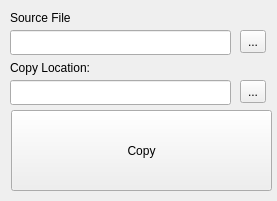
<?xml version="1.0" encoding="UTF-8"?>
<ui version="4.0">
 <class>MainWindow</class>
 <widget class="QMainWindow" name="MainWindow">
  <property name="geometry">
   <rect>
    <x>0</x>
    <y>0</y>
    <width>277</width>
    <height>201</height>
   </rect>
  </property>
  <property name="minimumSize">
   <size>
    <width>277</width>
    <height>201</height>
   </size>
  </property>
  <property name="maximumSize">
   <size>
    <width>277</width>
    <height>201</height>
   </size>
  </property>
  <property name="windowTitle">
   <string>QT-Copy</string>
  </property>
  <property name="windowIcon">
   <iconset>
    <normaloff>../../../Pictures/open_icon_library-full/icons_by_subject/office/edit/png/26x26/copy.png</normaloff>../../../Pictures/open_icon_library-full/icons_by_subject/office/edit/png/26x26/copy.png</iconset>
  </property>
  <widget class="QWidget" name="centralWidget">
   <widget class="QPushButton" name="btnCopy">
    <property name="geometry">
     <rect>
      <x>11</x>
      <y>110</y>
      <width>261</width>
      <height>81</height>
     </rect>
    </property>
    <property name="toolTip">
     <string>&lt;html&gt;&lt;head/&gt;&lt;body&gt;&lt;p&gt;Click Here To Begin Copy.&lt;/p&gt;&lt;/body&gt;&lt;/html&gt;</string>
    </property>
    <property name="text">
     <string>Copy</string>
    </property>
   </widget>
   <widget class="QLabel" name="lblSrcFile">
    <property name="geometry">
     <rect>
      <x>10</x>
      <y>10</y>
      <width>91</width>
      <height>16</height>
     </rect>
    </property>
    <property name="text">
     <string>Source File</string>
    </property>
   </widget>
   <widget class="QLabel" name="lblCopyDir">
    <property name="geometry">
     <rect>
      <x>10</x>
      <y>60</y>
      <width>111</width>
      <height>16</height>
     </rect>
    </property>
    <property name="text">
     <string>Copy Location:</string>
    </property>
   </widget>
   <widget class="QLineEdit" name="leditSource">
    <property name="enabled">
     <bool>true</bool>
    </property>
    <property name="geometry">
     <rect>
      <x>10</x>
      <y>30</y>
      <width>221</width>
      <height>25</height>
     </rect>
    </property>
   </widget>
   <widget class="QLineEdit" name="leditCopy">
    <property name="enabled">
     <bool>true</bool>
    </property>
    <property name="geometry">
     <rect>
      <x>10</x>
      <y>80</y>
      <width>221</width>
      <height>25</height>
     </rect>
    </property>
   </widget>
   <widget class="QToolButton" name="btnCopyDir">
    <property name="geometry">
     <rect>
      <x>240</x>
      <y>80</y>
      <width>26</width>
      <height>23</height>
     </rect>
    </property>
    <property name="toolTip">
     <string>&lt;html&gt;&lt;head/&gt;&lt;body&gt;&lt;p&gt;Click here to select the desination of the source file&lt;/p&gt;&lt;/body&gt;&lt;/html&gt;</string>
    </property>
    <property name="text">
     <string>...</string>
    </property>
    <property name="icon">
     <iconset>
      <normaloff>../../../Pictures/folder.svg</normaloff>../../../Pictures/folder.svg</iconset>
    </property>
   </widget>
   <widget class="QToolButton" name="btnSrcFile">
    <property name="geometry">
     <rect>
      <x>240</x>
      <y>30</y>
      <width>26</width>
      <height>23</height>
     </rect>
    </property>
    <property name="toolTip">
     <string>&lt;html&gt;&lt;head/&gt;&lt;body&gt;&lt;p&gt;Click here to select file you would like to copy.&lt;/p&gt;&lt;/body&gt;&lt;/html&gt;</string>
    </property>
    <property name="text">
     <string>...</string>
    </property>
    <property name="icon">
     <iconset>
      <normaloff>../../../Pictures/folder.svg</normaloff>../../../Pictures/folder.svg</iconset>
    </property>
   </widget>
  </widget>
 </widget>
 <layoutdefault spacing="6" margin="11"/>
 <tabstops>
  <tabstop>leditSource</tabstop>
  <tabstop>btnSrcFile</tabstop>
  <tabstop>leditCopy</tabstop>
  <tabstop>btnCopyDir</tabstop>
  <tabstop>btnCopy</tabstop>
 </tabstops>
 <resources/>
 <connections/>
</ui>
